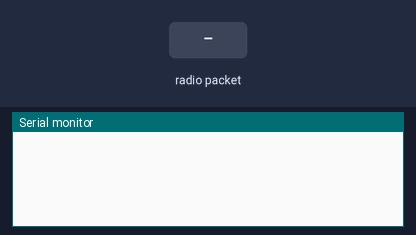
Bench run of a sketch on a simulated Arduino Uno, built with avr-gcc and run on an emulated ATmega328P. Shown: the last lines printed to the serial monitor. The test bench sets the inputs (shaded band). No radio packets arrive unless stated.

Above: at 1.2 s.
1.3 s: radio packet "1" arrives
At 2.3 s:
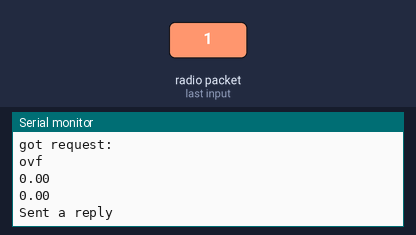
2.8 s: radio packet "0" arrives
At 3.5 s:
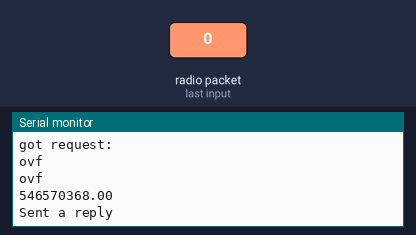

The sketch:

recv.ino
```cpp
// nrf24_server.pde
// -*- mode: C++ -*-
// Example sketch showing how to create a simple messageing server
// with the RH_NRF24 class. RH_NRF24 class does not provide for addressing or
// reliability, so you should only use RH_NRF24  if you do not need the higher
// level messaging abilities.
// It is designed to work with the other example nrf24_client
// Tested on Uno with Sparkfun NRF25L01 module
// Tested on Anarduino Mini (http://www.anarduino.com/mini/) with RFM73 module
// Tested on Arduino Mega with Sparkfun WRL-00691 NRF25L01 module

#include <SPI.h>
#include <RH_NRF24.h>

// Singleton instance of the radio driver
RH_NRF24 nrf24;
// RH_NRF24 nrf24(8, 7); // use this to be electrically compatible with Mirf
// RH_NRF24 nrf24(8, 10);// For Leonardo, need explicit SS pin
// RH_NRF24 nrf24(8, 7); // For RFM73 on Anarduino Mini


struct GYRO
{
  float vals[3];  //holds x,y,z values
};

GYRO data;

void setup()
{
  Serial.begin(9600);
  while (!Serial)
    ; // wait for serial port to connect. Needed for Leonardo only
  if (!nrf24.init())
    Serial.println("init failed");
  // Defaults after init are 2.402 GHz (channel 2), 2Mbps, 0dBm
  if (!nrf24.setChannel(1))
    Serial.println("setChannel failed");
  if (!nrf24.setRF(RH_NRF24::DataRate2Mbps, RH_NRF24::TransmitPower0dBm))
    Serial.println("setRF failed");
}

void loop()
{
  if (nrf24.available())
  {
    // Should be a message for us now
    uint8_t buf[RH_NRF24_MAX_MESSAGE_LEN];
    uint8_t len = sizeof(buf);
    if (nrf24.recv(buf, &len))
    {
//      NRF24::printBuffer("request: ", buf, len);
      Serial.print("got request: \n");

      Serial.println(((GYRO*)buf)->vals[0]);
      Serial.println(((GYRO*)buf)->vals[1]);
      Serial.println(((GYRO*)buf)->vals[2]);

      // Send a reply
//      uint8_t data[] = "\n\n";
      nrf24.send("\n", 2);
      nrf24.waitPacketSent();
      Serial.println("Sent a reply");
    }
    else
    {
      Serial.println("recv failed");
    }
  }
}
```

Measured:
- after the input at 1.3 s, the serial monitor: prints a new line at once (image 1)
- after the input at 2.8 s, the serial monitor: prints a new line at once (image 2)
